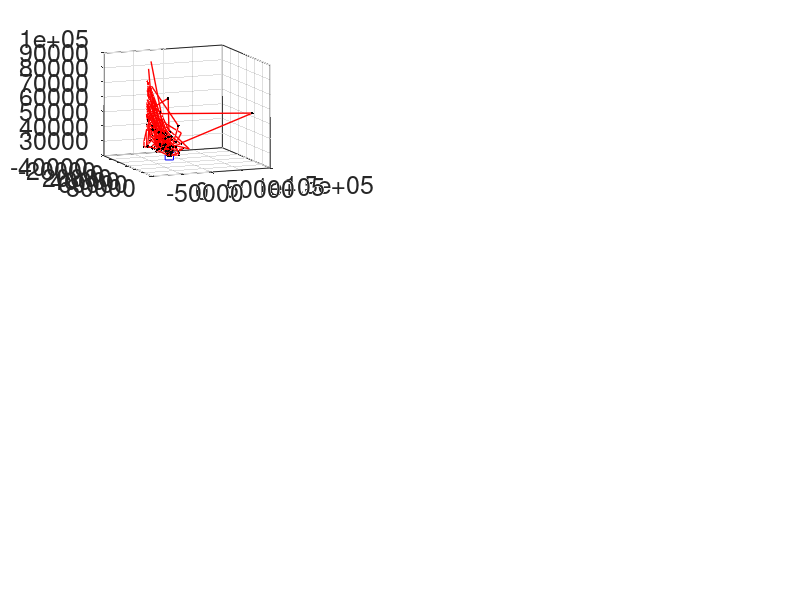

Recreate this plot in MATLAB. (Note: this script raises an error after producing the figure.)
% by Wei Xu
% 07/08/2018
% plot Figure 2 in [Xu and Marshall, 2018]

clear; clc;

load('figure2_results.mat');

h1 = figure; 
set(h1,'color',[1 1 1]);
set(h1,'position',[180 600 1800 1280]);
set(h1,'defaultAxesFontSize',18);

% plot figure 2a
subplot(331); hold on; 
for i = 1:length(fig2a.x)
    ind = find(fig2a.x(i,:)~=0);
    plot3(fig2a.x(i,ind(1:2)),  fig2a.y(i,ind(1:2)),  fig2a.z(i,ind(1:2)),  'r', 'LineWidth',1);
    plot3(fig2a.x(i,ind(2:end-1)),fig2a.y(i,ind(2:end-1)),fig2a.z(i,ind(2:end-1)),'r.-', ...
    'LineWidth',1,'MarkerEdgeColor','k','MarkerFaceColor','k','MarkerSize',6)
    plot3(fig2a.x(i,ind(end-1:end)),fig2a.y(i,ind(end-1:end)),fig2a.z(i,ind(end-1:end)),'r-', ...
    'LineWidth',1);
end
plot3(fig2a.detector(1),fig2a.detector(2),fig2a.detector(3),'bs');
grid on; box on; view(68, 12);
ax = gca;
ax.BoxStyle = 'full';
xlabel('x (km)')
set(gca, 'XLim',[-100e3 100e3]);
ylabel('y (km)')
set(gca, 'YLim',[-50e3 150e3]);
zlabel('z (km)')
set(gca, 'ZLim',[20e3 100e3]);

% plot figure 2b
[ee aa] = meshgrid(fig2b.azi, fig2b.ele);
logXimage = log10(fig2b.ximage); 
cbar = 1:0.02:7.5;
logXimage(isinf(logXimage)==1) = min(cbar);
logXimage(logXimage<min(cbar)) = min(cbar);
subplot(332);
[C h] = contourf(ee, aa, logXimage, cbar);
colorbar('eastoutside','YTick',[1 3 5 7],'YTickLabel',{'10^{1}' '10^{3}' '10^{5}' '10^{7}'});
set(h,'LineColor','none');
colormap('jet'); 
caxis([min(cbar) max(cbar)]);
xlabel('Azimuth (deg)')
ylabel('Elevation (deg)')
set(gca, 'XLim',[-180 180]);
set(gca, 'XMinorTick','on');
set(gca, 'XTick', [-180 -120 -60 0 60 120 180]);
set(gca, 'YLim',[0 90]);
set(gca, 'YMinorTick','on');
set(gca, 'YTick', [0 30 60 90]);

% plot figure 2c
[ee aa] = meshgrid(fig2c.azi, fig2c.ele);
logXimage = log10(fig2c.ximage); 
cbar = 0:10^5:10^7.5;
subplot(333);
[C h] = contourf(ee, aa, fig2c.ximage,cbar);
set(h,'LineColor','none');
colormap('jet'); colorbar('eastoutside');
caxis([min(cbar) max(cbar)]);
xlabel('Azimuth (deg)')
ylabel('Elevation (deg)')
set(gca, 'XLim',[-180 180]);
set(gca, 'XMinorTick','on');
set(gca, 'XTick', [-180 -120 -60 0 60 120 180]);
set(gca, 'YLim',[0 90]);
set(gca, 'YMinorTick','on');
set(gca, 'YTick', [0 30 60 90]);

% plot figure 2d
subplot(334); hold on; 
for i = 1:length(fig2d.x)
    ind = find(fig2d.x(i,:)~=0);
    plot3(fig2d.x(i,ind(1:2)),  fig2d.y(i,ind(1:2)),  fig2d.z(i,ind(1:2)),  'r', 'LineWidth',1);
    plot3(fig2d.x(i,ind(2:end-1)),fig2d.y(i,ind(2:end-1)),fig2d.z(i,ind(2:end-1)),'r.-', ...
    'LineWidth',1,'MarkerEdgeColor','k','MarkerFaceColor','k','MarkerSize',6)
    plot3(fig2d.x(i,ind(end-1:end)),fig2d.y(i,ind(end-1:end)),fig2d.z(i,ind(end-1:end)),'r-', ...
    'LineWidth',1);
end
plot3(fig2d.detector(1),fig2d.detector(2),fig2d.detector(3),'bs');
grid on; box on; view(68, 12);
ax = gca;
ax.BoxStyle = 'full';
xlabel('x (km)')
set(gca, 'XLim',[-100e3 100e3]);
ylabel('y (km)')
set(gca, 'YLim',[-50e3 150e3]);
zlabel('z (km)')
set(gca, 'ZLim',[20e3 100e3]);

% plot figure 2e
[ee aa] = meshgrid(fig2e.azi, fig2e.ele);
logXimage = log10(fig2e.ximage); 
cbar = 1:0.02:7.5;
logXimage(isinf(logXimage)==1) = min(cbar);
logXimage(logXimage<min(cbar)) = min(cbar);
subplot(335);
[C h] = contourf(ee, aa, logXimage, cbar);
colorbar('eastoutside','YTick',[1 3 5 7],'YTickLabel',{'10^{1}' '10^{3}' '10^{5}' '10^{7}'});
set(h,'LineColor','none');
colormap('jet'); 
caxis([min(cbar) max(cbar)]);
xlabel('Azimuth (deg)')
ylabel('Elevation (deg)')
set(gca, 'XLim',[-180 180]);
set(gca, 'XMinorTick','on');
set(gca, 'XTick', [-180 -120 -60 0 60 120 180]);
set(gca, 'YLim',[0 90]);
set(gca, 'YMinorTick','on');
set(gca, 'YTick', [0 30 60 90]);

% plot figure 2f
[ee aa] = meshgrid(fig2f.azi, fig2f.ele);
logXimage = log10(fig2f.ximage); 
cbar = 0:10^5:10^7.5;
subplot(336);
[C h] = contourf(ee, aa, fig2f.ximage,cbar);
set(h,'LineColor','none');
colormap('jet'); colorbar('eastoutside');
caxis([min(cbar) max(cbar)]);
xlabel('Azimuth (deg)')
ylabel('Elevation (deg)')
set(gca, 'XLim',[-180 180]);
set(gca, 'XMinorTick','on');
set(gca, 'XTick', [-180 -120 -60 0 60 120 180]);
set(gca, 'YLim',[0 90]);
set(gca, 'YMinorTick','on');
set(gca, 'YTick', [0 30 60 90]);

% plot figure 2g
subplot(337); hold on; 
for i = 1:length(fig2g.x)
    ind = find(fig2g.x(i,:)~=0);
    plot3(fig2g.x(i,ind(1:2)),  fig2g.y(i,ind(1:2)),  fig2g.z(i,ind(1:2)),  'r', 'LineWidth',1);
    plot3(fig2g.x(i,ind(2:end-1)),fig2g.y(i,ind(2:end-1)),fig2g.z(i,ind(2:end-1)),'r.-', ...
    'LineWidth',1,'MarkerEdgeColor','k','MarkerFaceColor','k','MarkerSize',6)
    plot3(fig2g.x(i,ind(end-1:end)),fig2g.y(i,ind(end-1:end)),fig2g.z(i,ind(end-1:end)),'r-', ...
    'LineWidth',1);
end
plot3(fig2g.detector(1),fig2g.detector(2),fig2g.detector(3),'bs');
grid on; box on; view(36, 25);
ax = gca;
ax.BoxStyle = 'full';
xlabel('x (km)')
set(gca, 'XLim',[-100e3 300e3]);
ylabel('y (km)')
set(gca, 'YLim',[-200e3 200e3]);
zlabel('z (km)')
set(gca, 'ZLim',[0 500e3]);

% plot figure 2h
[ee aa] = meshgrid(fig2h.azi, fig2h.ele);
logXimage = log10(fig2h.ximage); 
cbar = 1:0.02:7.5;
logXimage(isinf(logXimage)==1) = min(cbar);
logXimage(logXimage<min(cbar)) = min(cbar);
subplot(338);
[C h] = contourf(ee, aa, logXimage, cbar);
colorbar('eastoutside','YTick',[1 3 5 7],'YTickLabel',{'10^{1}' '10^{3}' '10^{5}' '10^{7}'});
set(h,'LineColor','none');
colormap('jet'); 
caxis([min(cbar) max(cbar)]);
xlabel('Azimuth (deg)')
ylabel('Elevation (deg)')
set(gca, 'XLim',[-180 180]);
set(gca, 'XMinorTick','on');
set(gca, 'XTick', [-180 -120 -60 0 60 120 180]);
set(gca, 'YLim',[-90 0]);
set(gca, 'YMinorTick','on');
set(gca, 'YTick', [-90 -60 -30 0]);

% plot figure 2i
[ee aa] = meshgrid(fig2i.azi, fig2i.ele);
logXimage = log10(fig2i.ximage); 
cbar = 0:10^3:10^6;
subplot(339);
[C h] = contourf(ee, aa, fig2i.ximage,cbar);
set(h,'LineColor','none');
colormap('jet'); colorbar('eastoutside');
caxis([min(cbar) max(cbar)]);
xlabel('Azimuth (deg)')
ylabel('Elevation (deg)')
set(gca, 'XLim',[-180 180]);
set(gca, 'XMinorTick','on');
set(gca, 'XTick', [-180 -120 -60 0 60 120 180]);
set(gca, 'YLim',[-90 0]);
set(gca, 'YMinorTick','on');
set(gca, 'YTick', [-90 -60 -30 0]);



